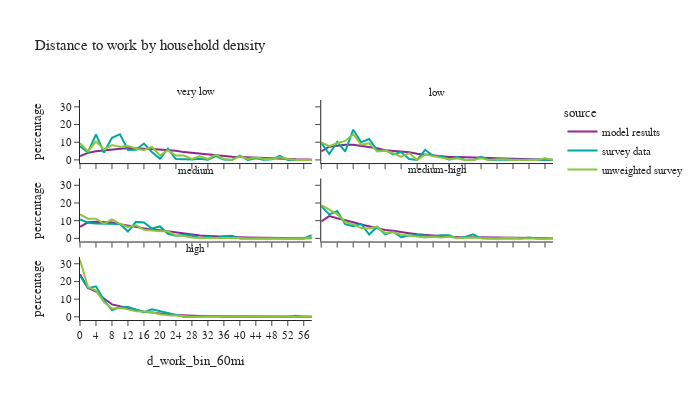

Here is the notebook cell this chart was saved with:
### Code cell
df_plot = per_data.loc[(per_data['is_worker']) & (per_data['d_work_bin_60mi'] != float('nan'))].groupby(['source','hh_density_group','d_work_bin_60mi'])['person_weight'].sum().reset_index()
df_plot['percentage'] = df_plot.groupby(['source','hh_density_group'], group_keys=False)['person_weight']. \
    apply(lambda x: 100 * x / float(x.sum()))
# df_plot

fig2 = px.line(df_plot, x='d_work_bin_60mi', y="percentage", color="source",
               facet_col="hh_density_group", facet_col_wrap=2,
               title="Distance to work by household density")
fig2.for_each_annotation(lambda a: a.update(text = a.text.split("=")[-1]))
fig2.update_layout(height=400, width=700, font=dict(size=11))
fig2.show()

### Figure 1 — Plotly figure (JSON) as saved in the notebook; plotly's stock layout.template omitted (floating-point values rounded to 4 significant figures)
{"data": [{"hovertemplate": "source=model results<br>hh_density_group=very low<br>d_work_bin_60mi=%{x}<br>percentage=%{y}<extra></extra>", "legendgroup": "model results", "line": {"color": "#91268F", "dash": "solid"}, "marker": {"symbol": "circle"}, "mode": "lines", "name": "model results", "orientation": "v", "showlegend": true, "type": "scatter", "x": ["0", "2", "4", "6", "8", "10", "12", "14", "16", "18", "20", "22", "24", "26", "28", "30", "32", "34", "36", "38", "40", "42", "44", "46", "48", "50", "52", "54", "56", "58"], "xaxis": "x5", "y": [2.175, 3.986, 4.918, 5.482, 5.875, 6.349, 6.561, 6.564, 6.299, 6.114, 5.805, 5.465, 5.232, 4.405, 3.916, 3.452, 2.923, 2.627, 2.014, 1.804, 1.593, 1.373, 1.228, 1.033, 0.8579, 0.6262, 0.5176, 0.3207, 0.2697, 0.2151], "yaxis": "y5"}, {"hovertemplate": "source=model results<br>hh_density_group=low<br>d_work_bin_60mi=%{x}<br>percentage=%{y}<extra></extra>", "legendgroup": "model results", "line": {"color": "#91268F", "dash": "solid"}, "marker": {"symbol": "circle"}, "mode": "lines", "name": "model results", "orientation": "v", "showlegend": false, "type": "scatter", "x": ["0", "2", "4", "6", "8", "10", "12", "14", "16", "18", "20", "22", "24", "26", "28", "30", "32", "34", "36", "38", "40", "42", "44", "46", "48", "50", "52", "54", "56", "58"], "xaxis": "x6", "y": [4.753, 7.464, 7.95, 8.576, 8.615, 8.033, 7.329, 6.544, 5.491, 5.014, 4.937, 4.287, 3.489, 3.012, 2.445, 2.075, 1.715, 1.632, 1.488, 1.299, 0.9783, 0.7963, 0.5979, 0.4592, 0.3332, 0.2209, 0.1917, 0.1138, 0.09972, 0.06275], "yaxis": "y6"}, {"hovertemplate": "source=model results<br>hh_density_group=medium<br>d_work_bin_60mi=%{x}<br>percentage=%{y}<extra></extra>", "legendgroup": "model results", "line": {"color": "#91268F", "dash": "solid"}, "marker": {"symbol": "circle"}, "mode": "lines", "name": "model results", "orientation": "v", "showlegend": false, "type": "scatter", "x": ["0", "2", "4", "6", "8", "10", "12", "14", "16", "18", "20", "22", "24", "26", "28", "30", "32", "34", "36", "38", "40", "42", "44", "46", "48", "50", "52", "54", "56", "58"], "xaxis": "x3", "y": [6.549, 9.105, 9.432, 9.274, 8.974, 8.057, 7.268, 6.272, 5.575, 4.86, 4.536, 3.921, 3.087, 2.512, 2.068, 1.612, 1.366, 1.115, 0.9855, 0.8583, 0.6773, 0.5542, 0.4082, 0.2812, 0.2149, 0.1439, 0.1284, 0.07108, 0.05638, 0.03711], "yaxis": "y3"}, {"hovertemplate": "source=model results<br>hh_density_group=medium-high<br>d_work_bin_60mi=%{x}<br>percentage=%{y}<extra></extra>", "legendgroup": "model results", "line": {"color": "#91268F", "dash": "solid"}, "marker": {"symbol": "circle"}, "mode": "lines", "name": "model results", "orientation": "v", "showlegend": false, "type": "scatter", "x": ["0", "2", "4", "6", "8", "10", "12", "14", "16", "18", "20", "22", "24", "26", "28", "30", "32", "34", "36", "38", "40", "42", "44", "46", "48", "50", "52", "54", "56", "58"], "xaxis": "x4", "y": [9.53, 12.6, 11.35, 10.39, 9.115, 7.799, 6.695, 5.708, 4.685, 4.291, 3.465, 2.962, 2.272, 1.877, 1.546, 1.108, 0.9396, 0.7781, 0.7152, 0.6159, 0.4463, 0.3515, 0.234, 0.1673, 0.114, 0.07885, 0.05813, 0.046, 0.03563, 0.02603], "yaxis": "y4"}, {"hovertemplate": "source=model results<br>hh_density_group=high<br>d_work_bin_60mi=%{x}<br>percentage=%{y}<extra></extra>", "legendgroup": "model results", "line": {"color": "#91268F", "dash": "solid"}, "marker": {"symbol": "circle"}, "mode": "lines", "name": "model results", "orientation": "v", "showlegend": false, "type": "scatter", "x": ["0", "2", "4", "6", "8", "10", "12", "14", "16", "18", "20", "22", "24", "26", "28", "30", "32", "34", "36", "38", "40", "42", "44", "46", "48", "50", "52", "54", "56", "58"], "xaxis": "x", "y": [24.02, 16.3, 14.26, 10.32, 7.058, 6.113, 4.967, 4.027, 2.892, 2.433, 1.708, 1.33, 0.9918, 0.7253, 0.6812, 0.4697, 0.3608, 0.3482, 0.2606, 0.2075, 0.1693, 0.1199, 0.08145, 0.05047, 0.03098, 0.0243, 0.01736, 0.009881, 0.01015, 0.007744], "yaxis": "y"}, {"hovertemplate": "source=survey data<br>hh_density_group=very low<br>d_work_bin_60mi=%{x}<br>percentage=%{y}<extra></extra>", "legendgroup": "survey data", "line": {"color": "#00A7A0", "dash": "solid"}, "marker": {"symbol": "circle"}, "mode": "lines", "name": "survey data", "orientation": "v", "showlegend": true, "type": "scatter", "x": ["0", "2", "4", "6", "8", "10", "12", "14", "16", "18", "20", "22", "24", "26", "28", "30", "32", "34", "36", "38", "40", "42", "44", "46", "48", "50", "52", "54", "56", "58"], "xaxis": "x5", "y": [7.785, 4.208, 14.38, 4.171, 12.52, 14.54, 5.635, 5.705, 9.242, 4.476, 0.6337, 6.366, 0.5207, 0.488, 0.2233, 0.6273, 0.07548, 2.103, 0.1778, 0.0, 2.368, 0.03163, 0.9942, 0.1289, 0.3224, 2.249, 0.02098, 0.0, 0.0, 0.0], "yaxis": "y5"}, {"hovertemplate": "source=survey data<br>hh_density_group=low<br>d_work_bin_60mi=%{x}<br>percentage=%{y}<extra></extra>", "legendgroup": "survey data", "line": {"color": "#00A7A0", "dash": "solid"}, "marker": {"symbol": "circle"}, "mode": "lines", "name": "survey data", "orientation": "v", "showlegend": false, "type": "scatter", "x": ["0", "2", "4", "6", "8", "10", "12", "14", "16", "18", "20", "22", "24", "26", "28", "30", "32", "34", "36", "38", "40", "42", "44", "46", "48", "50", "52", "54", "56", "58"], "xaxis": "x6", "y": [9.663, 3.349, 10.17, 4.753, 17.07, 10.01, 11.81, 5.362, 5.635, 3.125, 4.444, 0.5243, 0.0, 5.704, 2.271, 2.26, 0.07988, 1.733, 0.0, 0.0, 1.728, 0.0, 0.06079, 0.1245, 0.0, 0.0, 0.0, 0.0, 0.1092, 0.0], "yaxis": "y6"}, {"hovertemplate": "source=survey data<br>hh_density_group=medium<br>d_work_bin_60mi=%{x}<br>percentage=%{y}<extra></extra>", "legendgroup": "survey data", "line": {"color": "#00A7A0", "dash": "solid"}, "marker": {"symbol": "circle"}, "mode": "lines", "name": "survey data", "orientation": "v", "showlegend": false, "type": "scatter", "x": ["0", "2", "4", "6", "8", "10", "12", "14", "16", "18", "20", "22", "24", "26", "28", "30", "32", "34", "36", "38", "40", "42", "44", "46", "48", "50", "52", "54", "56", "58"], "xaxis": "x3", "y": [10.69, 8.843, 8.381, 8.325, 8.035, 8.075, 3.852, 9.313, 8.992, 5.538, 6.754, 2.576, 1.55, 1.858, 1.64, 0.03587, 0.9416, 0.03951, 1.21, 1.539, 0.003491, 0.0, 0.0, 0.0, 0.0, 0.0, 0.01673, 0.0, 0.0, 1.791], "yaxis": "y3"}, {"hovertemplate": "source=survey data<br>hh_density_group=medium-high<br>d_work_bin_60mi=%{x}<br>percentage=%{y}<extra></extra>", "legendgroup": "survey data", "line": {"color": "#00A7A0", "dash": "solid"}, "marker": {"symbol": "circle"}, "mode": "lines", "name": "survey data", "orientation": "v", "showlegend": false, "type": "scatter", "x": ["0", "2", "4", "6", "8", "10", "12", "14", "16", "18", "20", "22", "24", "26", "28", "30", "32", "34", "36", "38", "40", "42", "44", "46", "48", "50", "52", "54", "56", "58"], "xaxis": "x4", "y": [18.25, 13.54, 15.47, 8.008, 6.901, 8.203, 2.194, 6.599, 2.332, 3.818, 0.6623, 1.556, 1.917, 1.587, 1.206, 1.814, 1.821, 0.02925, 0.8198, 2.311, 0.0178, 0.0, 0.0, 0.2279, 0.2208, 0.0, 0.487, 0.0, 0.0, 0.004951], "yaxis": "y4"}, {"hovertemplate": "source=survey data<br>hh_density_group=high<br>d_work_bin_60mi=%{x}<br>percentage=%{y}<extra></extra>", "legendgroup": "survey data", "line": {"color": "#00A7A0", "dash": "solid"}, "marker": {"symbol": "circle"}, "mode": "lines", "name": "survey data", "orientation": "v", "showlegend": false, "type": "scatter", "x": ["0", "2", "4", "6", "8", "10", "12", "14", "16", "18", "20", "22", "24", "26", "28", "30", "32", "34", "36", "38", "40", "42", "44", "46", "48", "50", "52", "54", "56", "58"], "xaxis": "x", "y": [23.27, 16.22, 17.23, 9.365, 3.838, 5.346, 5.542, 4.102, 2.64, 4.244, 3.105, 2.074, 1.048, 0.07497, 0.0, 0.0, 0.3986, 0.4333, 0.04053, 0.08327, 0.1333, 0.0, 0.2131, 0.0, 0.01309, 0.008814, 0.01088, 0.571, 0.0, 0.0], "yaxis": "y"}, {"hovertemplate": "source=unweighted survey<br>hh_density_group=very low<br>d_work_bin_60mi=%{x}<br>percentage=%{y}<extra></extra>", "legendgroup": "unweighted survey", "line": {"color": "#8CC63E", "dash": "solid"}, "marker": {"symbol": "circle"}, "mode": "lines", "name": "unweighted survey", "orientation": "v", "showlegend": true, "type": "scatter", "x": ["0", "2", "4", "6", "8", "10", "12", "14", "16", "18", "20", "22", "24", "26", "28", "30", "32", "34", "36", "38", "40", "42", "44", "46", "48", "50", "52", "54", "56", "58"], "xaxis": "x5", "y": [9.406, 4.95, 10.4, 5.941, 8.416, 7.426, 7.921, 6.436, 5.446, 7.426, 2.475, 5.446, 2.475, 2.475, 0.495, 1.98, 0.495, 2.97, 0.495, 0.0, 1.98, 0.495, 1.485, 0.495, 0.495, 1.485, 0.495, 0.0, 0.0, 0.0], "yaxis": "y5"}, {"hovertemplate": "source=unweighted survey<br>hh_density_group=low<br>d_work_bin_60mi=%{x}<br>percentage=%{y}<extra></extra>", "legendgroup": "unweighted survey", "line": {"color": "#8CC63E", "dash": "solid"}, "marker": {"symbol": "circle"}, "mode": "lines", "name": "unweighted survey", "orientation": "v", "showlegend": false, "type": "scatter", "x": ["0", "2", "4", "6", "8", "10", "12", "14", "16", "18", "20", "22", "24", "26", "28", "30", "32", "34", "36", "38", "40", "42", "44", "46", "48", "50", "52", "54", "56", "58"], "xaxis": "x6", "y": [9.871, 7.725, 9.442, 10.73, 14.59, 8.584, 9.442, 4.721, 5.15, 3.863, 1.717, 3.863, 0.0, 3.004, 2.146, 1.288, 0.4292, 0.8584, 0.0, 0.0, 0.8584, 0.0, 0.4292, 0.4292, 0.0, 0.0, 0.0, 0.0, 0.8584, 0.0], "yaxis": "y6"}, {"hovertemplate": "source=unweighted survey<br>hh_density_group=medium<br>d_work_bin_60mi=%{x}<br>percentage=%{y}<extra></extra>", "legendgroup": "unweighted survey", "line": {"color": "#8CC63E", "dash": "solid"}, "marker": {"symbol": "circle"}, "mode": "lines", "name": "unweighted survey", "orientation": "v", "showlegend": false, "type": "scatter", "x": ["0", "2", "4", "6", "8", "10", "12", "14", "16", "18", "20", "22", "24", "26", "28", "30", "32", "34", "36", "38", "40", "42", "44", "46", "48", "50", "52", "54", "56", "58"], "xaxis": "x3", "y": [13.62, 11.16, 11.16, 8.259, 10.71, 8.259, 6.473, 7.366, 4.911, 4.464, 4.018, 4.018, 1.562, 1.339, 0.4464, 0.2232, 0.2232, 0.2232, 0.2232, 0.4464, 0.2232, 0.0, 0.0, 0.0, 0.0, 0.0, 0.2232, 0.0, 0.0, 0.4464], "yaxis": "y3"}, {"hovertemplate": "source=unweighted survey<br>hh_density_group=medium-high<br>d_work_bin_60mi=%{x}<br>percentage=%{y}<extra></extra>", "legendgroup": "unweighted survey", "line": {"color": "#8CC63E", "dash": "solid"}, "marker": {"symbol": "circle"}, "mode": "lines", "name": "unweighted survey", "orientation": "v", "showlegend": false, "type": "scatter", "x": ["0", "2", "4", "6", "8", "10", "12", "14", "16", "18", "20", "22", "24", "26", "28", "30", "32", "34", "36", "38", "40", "42", "44", "46", "48", "50", "52", "54", "56", "58"], "xaxis": "x4", "y": [18.84, 16.37, 13.73, 9.155, 7.923, 5.81, 5.634, 6.514, 2.993, 3.521, 2.113, 1.585, 0.8803, 0.5282, 0.8803, 0.5282, 0.8803, 0.1761, 0.3521, 0.5282, 0.1761, 0.0, 0.0, 0.1761, 0.3521, 0.0, 0.1761, 0.0, 0.0, 0.1761], "yaxis": "y4"}, {"hovertemplate": "source=unweighted survey<br>hh_density_group=high<br>d_work_bin_60mi=%{x}<br>percentage=%{y}<extra></extra>", "legendgroup": "unweighted survey", "line": {"color": "#8CC63E", "dash": "solid"}, "marker": {"symbol": "circle"}, "mode": "lines", "name": "unweighted survey", "orientation": "v", "showlegend": false, "type": "scatter", "x": ["0", "2", "4", "6", "8", "10", "12", "14", "16", "18", "20", "22", "24", "26", "28", "30", "32", "34", "36", "38", "40", "42", "44", "46", "48", "50", "52", "54", "56", "58"], "xaxis": "x", "y": [32.08, 16.81, 14.81, 8.365, 4.758, 5.065, 4.221, 3.223, 2.993, 2.609, 1.458, 0.8442, 0.7675, 0.307, 0.0, 0.0, 0.2302, 0.2302, 0.2302, 0.07675, 0.307, 0.0, 0.1535, 0.0, 0.1535, 0.07675, 0.07675, 0.1535, 0.0, 0.0], "yaxis": "y"}], "layout": {"annotations": [{"font": {}, "showarrow": false, "text": "high", "x": 0.245, "xanchor": "center", "xref": "paper", "y": 0.2867, "yanchor": "bottom", "yref": "paper"}, {"font": {}, "showarrow": false, "text": "medium", "x": 0.245, "xanchor": "center", "xref": "paper", "y": 0.6433, "yanchor": "bottom", "yref": "paper"}, {"font": {}, "showarrow": false, "text": "medium-high", "x": 0.755, "xanchor": "center", "xref": "paper", "y": 0.6433, "yanchor": "bottom", "yref": "paper"}, {"font": {}, "showarrow": false, "text": "very low", "x": 0.245, "xanchor": "center", "xref": "paper", "y": 1.0, "yanchor": "bottom", "yref": "paper"}, {"font": {}, "showarrow": false, "text": "low", "x": 0.755, "xanchor": "center", "xref": "paper", "y": 1.0, "yanchor": "bottom", "yref": "paper"}], "font": {"size": 11}, "height": 400, "legend": {"title": {"text": "source"}, "tracegroupgap": 0}, "title": {"text": "Distance to work by household density"}, "width": 700, "xaxis": {"anchor": "y", "domain": [0.0, 0.49], "title": {"text": "d_work_bin_60mi"}}, "xaxis2": {"anchor": "y2", "domain": [0.51, 1.0], "matches": "x", "title": {"text": "d_work_bin_60mi"}}, "xaxis3": {"anchor": "y3", "domain": [0.0, 0.49], "matches": "x", "showticklabels": false}, "xaxis4": {"anchor": "y4", "domain": [0.51, 1.0], "matches": "x", "showticklabels": false}, "xaxis5": {"anchor": "y5", "domain": [0.0, 0.49], "matches": "x", "showticklabels": false}, "xaxis6": {"anchor": "y6", "domain": [0.51, 1.0], "matches": "x", "showticklabels": false}, "yaxis": {"anchor": "x", "domain": [0.0, 0.2867], "title": {"text": "percentage"}}, "yaxis2": {"anchor": "x2", "domain": [0.0, 0.2867], "matches": "y", "showticklabels": false}, "yaxis3": {"anchor": "x3", "domain": [0.3567, 0.6433], "matches": "y", "title": {"text": "percentage"}}, "yaxis4": {"anchor": "x4", "domain": [0.3567, 0.6433], "matches": "y", "showticklabels": false}, "yaxis5": {"anchor": "x5", "domain": [0.7133, 1.0], "matches": "y", "title": {"text": "percentage"}}, "yaxis6": {"anchor": "x6", "domain": [0.7133, 1.0], "matches": "y", "showticklabels": false}}}
